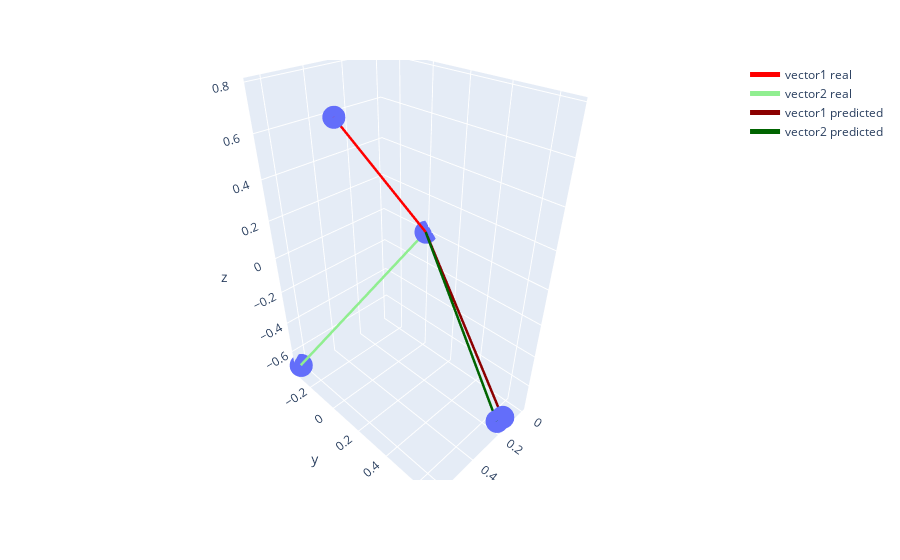

Notebook code for this chart:
### Markdown cell above
Here we plot one example of the ground truth direction field and the predicted direction field using the first loss function.

### Code cell
import plotly.express as px
import pandas as pd
from math import sin, cos


def convert_spherical_to_cartesian(r, theta, phi):
    x = r * sin(theta) * cos(phi)
    y = r * sin(theta) * sin(phi)
    z = r * cos(theta)
    return x,y,z
 

x1,y1,z1 = convert_spherical_to_cartesian(1, 6.947085261997695271e-01, 2.261645934151683690e-01)
x2,y2,z2 = convert_spherical_to_cartesian(1, 2.342013730646936853e+00, -4.335735359697641678e-01)

x3,y3,z3 = convert_spherical_to_cartesian(1, -2.3883, -1.7676)
x4,y4,z4 = convert_spherical_to_cartesian(1, 2.3762,  1.3087)

data = {
    'x': [0, x1, 0, x2, 0, x3, 0, x4],
    'y': [0, y1, 0, y2, 0, y3, 0, y4],
    'z': [0, z1, 0, z2, 0, z3, 0, z4]
}

df = pd.DataFrame(data)

fig = px.scatter_3d(df, x='x', y='y', z='z')

fig.add_scatter3d(x=[0, x1], y=[0, y1], z=[0, z1], mode='lines', line=dict(color='red', width=5), name='vector1 real')
fig.add_scatter3d(x=[0, x2], y=[0, y2], z=[0, z2], mode='lines', line=dict(color='lightgreen', width=5), name='vector2 real')
fig.add_scatter3d(x=[0, x3], y=[0, y3], z=[0, z3], mode='lines', line=dict(color='darkred', width=5), name='vector1 predicted')
fig.add_scatter3d(x=[0, x4], y=[0, y4], z=[0, z4], mode='lines', line=dict(color='darkgreen', width=5), name='vector2 predicted')


fig.show()

### Figure 1 — Plotly figure (JSON) as saved in the notebook; plotly's stock layout.template omitted (floating-point values rounded to 4 significant figures)
{"data": [{"hovertemplate": "x=%{x}<br>y=%{y}<br>z=%{z}<extra></extra>", "legendgroup": "", "marker": {"color": "#636efa", "symbol": "circle"}, "mode": "markers", "name": "", "scene": "scene", "showlegend": false, "type": "scatter3d", "x": [0, 0.6239, 0, 0.6507, 0, 0.1338, 0, 0.1795], "y": [0, 0.1436, 0, -0.3012, 0, 0.6708, 0, 0.6692], "z": [0, 0.7682, 0, -0.697, 0, -0.7294, 0, -0.7211]}, {"line": {"color": "red", "width": 5}, "mode": "lines", "name": "vector1 real", "type": "scatter3d", "x": [0, 0.6239], "y": [0, 0.1436], "z": [0, 0.7682]}, {"line": {"color": "lightgreen", "width": 5}, "mode": "lines", "name": "vector2 real", "type": "scatter3d", "x": [0, 0.6507], "y": [0, -0.3012], "z": [0, -0.697]}, {"line": {"color": "darkred", "width": 5}, "mode": "lines", "name": "vector1 predicted", "type": "scatter3d", "x": [0, 0.1338], "y": [0, 0.6708], "z": [0, -0.7294]}, {"line": {"color": "darkgreen", "width": 5}, "mode": "lines", "name": "vector2 predicted", "type": "scatter3d", "x": [0, 0.1795], "y": [0, 0.6692], "z": [0, -0.7211]}], "layout": {"legend": {"tracegroupgap": 0}, "margin": {"t": 60}, "scene": {"domain": {"x": [0, 1], "y": [0, 1]}, "xaxis": {"title": {"text": "x"}}, "yaxis": {"title": {"text": "y"}}, "zaxis": {"title": {"text": "z"}}}}}
